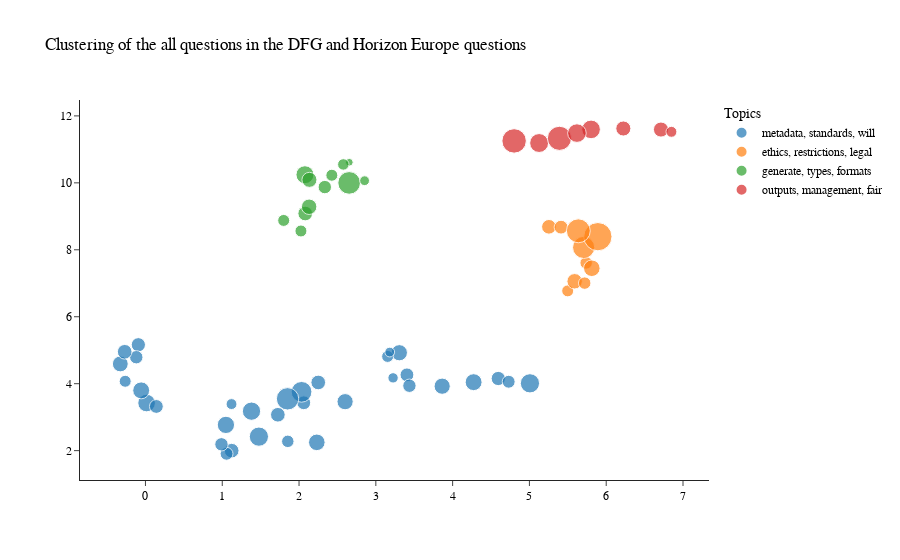

The notebook cell this image was saved under:
### Code cell
from sentence_transformers import SentenceTransformer
import pandas as pd
import umap
import hdbscan
import numpy as np
import plotly.express as px
from sklearn.cluster import KMeans
np.random.seed(11)
import umap.plot
# model = SentenceTransformer('distilbert-base-nli-mean-tokens')
s_words= ["not","who","long","are","also","there","use","especially","has","as","ended", "their","you","re","after",
           "for","research","any","existing","should","end", "shared","and", "with","other", "suitable","potential",
         "or","by","once","new","in", "all","subsequent","if", "how", "what", "is", "way" ,"being", 
          "they", "your", "of", "adequate","do", "does","within","arise","allow", "which"]
with open("DFG.txt") as f:
    dfg = f.read()
dfg_q1 = dfg.split("\n")
dfg_q1 = [q for q in dfg_q1 if q != "" and q != " "]
with open ("Horizon_Europe.txt") as f:
    h_e = f.read()
h_e_q = h_e.split("\n")
h_e_q = [q for q in h_e_q if q != "" and q != " "]

dfg_q = dfg_q1+h_e_q

# embedder = SentenceTransformer('allenai-specter')
embedder = SentenceTransformer('stsb-mpnet-base-v2')
embeddings = embedder.encode(dfg_q)



umap_embeddings = umap.UMAP(n_neighbors= 3, metric='cosine',random_state=42, min_dist =0.1 ).fit_transform(embeddings)

np.random.seed(11)
cluster = hdbscan.HDBSCAN(min_cluster_size=3,
                          metric='euclidean',min_samples=5,                      
                          cluster_selection_method='eom',prediction_data=True, approx_min_span_tree=False).fit(umap_embeddings)

# cluster_model = KMeans(n_clusters=5)
# cluster = cluster_model.fit(umap_embeddings)
# Prepare data
umap_data = umap_embeddings
result = pd.DataFrame(umap_data, columns=['x', 'y'])
result['labels'] = cluster.labels_
outliers = result.loc[result.labels == -1, :]
clustered = result.loc[result.labels >= -1, :]

docs_df = pd.DataFrame(dfg_q, columns=["Doc"])
docs_df['Topic'] = cluster.labels_
docs_df['Doc_ID'] = range(len(docs_df))
docs_per_topic = docs_df.groupby(['Topic'], as_index = False).agg({'Doc': ' '.join})

import numpy as np
from sklearn.feature_extraction.text import CountVectorizer

def c_tf_idf(documents, m, ngram_range=(1, 1)):
    count = CountVectorizer(ngram_range=ngram_range, stop_words=s_words).fit(documents)
    t = count.transform(documents).toarray()
    w = t.sum(axis=1)
    tf = np.divide(t.T, w)
    sum_t = t.sum(axis=0)
    idf = np.log(np.divide(m, sum_t)).reshape(-1, 1)
    tf_idf = np.multiply(tf, idf)

    return tf_idf, count
  
tf_idf, count = c_tf_idf(docs_per_topic.Doc.values, m=len(dfg_q))

def extract_top_n_words_per_topic(tf_idf, count, docs_per_topic, n=20):
    words = count.get_feature_names_out()
    labels = list(docs_per_topic.Topic)
    tf_idf_transposed = tf_idf.T
    indices = tf_idf_transposed.argsort()[:, -n:]
    top_n_words = {label: [(words[j], tf_idf_transposed[i][j]) for j in indices[i]][::-1] for i, label in enumerate(labels)}
    return top_n_words

def extract_topic_sizes(df):
    topic_sizes = (df.groupby(['Topic'])
                     .Doc
                     .count()
                     .reset_index()
                     .rename({"Topic": "Topic", "Doc": "Size"}, axis='columns')
                     .sort_values("Size", ascending=False))
    return topic_sizes

top_n_words = extract_top_n_words_per_topic(tf_idf, count, docs_per_topic, n=20)
topic_sizes = extract_topic_sizes(docs_df); 
topic_sizes.head(10)
word2 = list(map(lambda x: x[0:3],top_n_words.values()))

clustered["Question"] = dfg_q
clustered["Word Count"] =list(map(lambda x: len(x.split(" ")), dfg_q))
clustered["Topics"] = list(map(lambda x: word2[int(x)][0][0]+ ", " +  word2[int(x)][1][0]+", " +  word2[int(x)][2][0], clustered["labels"]))
clustered1 =clustered.sort_values(by=['labels'])


fig = px.scatter(clustered1 , x="x", y="y", color='Topics' ,size="Word Count",
template="simple_white",  title="Clustering of the all questions in the DFG and Horizon Europe questions" )
fig.update_layout(
    xaxis_title=" ",
    yaxis_title=" ",
    font=dict(
        family="helvetica",
        size=12,
        color="black"
    )
)
j=0
# for i,y in enumerate(clustered1["y"]):
# # j= j+1 if  clustered1["labels"][i] 
#     fig.add_annotation(x=clustered1["x"][i], y=y+i,
#                 text=dfg_q[i],
#                 showarrow=True,
#                 arrowhead=1)

fig.show()

### Figure 1 — Plotly figure (JSON) as saved in the notebook; plotly's stock layout.template omitted (floating-point values rounded to 4 significant figures)
{"data": [{"hovertemplate": "Topics=metadata, standards, will<br>x=%{x}<br>y=%{y}<br>Word Count=%{marker.size}<extra></extra>", "legendgroup": "metadata, standards, will", "marker": {"color": "#1F77B4", "size": [22, 18, 16, 9, 16, 18, 12, 17, 36, 22, 18, 14, 28, 10, 26, 16, 21, 31, 13, 31, 24, 15, 42, 8, 24, 15, 17, 25, 23, 15, 12, 18, 22, 14], "sizemode": "area", "sizeref": 0.1675, "symbol": "circle"}, "mode": "markers", "name": "metadata, standards, will", "orientation": "v", "showlegend": true, "type": "scatter", "x": [3.306, 1.724, 2.061, 3.225, 3.405, 2.25, 3.154, -0.09255, 2.033, 2.6, 1.123, 1.056, 1.381, 1.121, 0.0148, 0.142, -0.3276, 1.477, 1.854, 5.007, 4.273, 3.437, 1.85, 3.181, -0.05571, 0.9897, 4.595, 1.048, 2.232, -0.1194, -0.2639, -0.2705, 3.864, 4.73], "xaxis": "x", "y": [4.925, 3.072, 3.43, 4.175, 4.264, 4.037, 4.815, 5.163, 3.757, 3.463, 1.999, 1.906, 3.179, 3.391, 3.422, 3.32, 4.59, 2.418, 2.278, 4.011, 4.046, 3.938, 3.548, 4.945, 3.8, 2.189, 4.155, 2.769, 2.248, 4.791, 4.072, 4.953, 3.925, 4.058], "yaxis": "y"}, {"hovertemplate": "Topics=ethics, restrictions, legal<br>x=%{x}<br>y=%{y}<br>Word Count=%{marker.size}<extra></extra>", "legendgroup": "ethics, restrictions, legal", "marker": {"color": "#FF7F0E", "size": [12, 13, 18, 16, 23, 20, 41, 67, 13, 48], "sizemode": "area", "sizeref": 0.1675, "symbol": "circle"}, "mode": "markers", "name": "ethics, restrictions, legal", "orientation": "v", "showlegend": true, "type": "scatter", "x": [5.498, 5.739, 5.254, 5.412, 5.812, 5.589, 5.706, 5.891, 5.72, 5.637], "xaxis": "x", "y": [6.773, 7.608, 8.687, 8.676, 7.449, 7.059, 8.07, 8.392, 7.005, 8.567], "yaxis": "y"}, {"hovertemplate": "Topics=generate, types, formats<br>x=%{x}<br>y=%{y}<br>Word Count=%{marker.size}<extra></extra>", "legendgroup": "generate, types, formats", "marker": {"color": "#2CA02C", "size": [43, 5, 18, 20, 11, 12, 27, 12, 19, 15, 12, 8], "sizemode": "area", "sizeref": 0.1675, "symbol": "circle"}, "mode": "markers", "name": "generate, types, formats", "orientation": "v", "showlegend": true, "type": "scatter", "x": [2.653, 2.655, 2.081, 2.131, 2.577, 1.8, 2.077, 2.427, 2.135, 2.335, 2.025, 2.854], "xaxis": "x", "y": [9.998, 10.61, 9.083, 9.285, 10.55, 8.877, 10.24, 10.23, 10.09, 9.873, 8.562, 10.06], "yaxis": "y"}, {"hovertemplate": "Topics=outputs, management, fair<br>x=%{x}<br>y=%{y}<br>Word Count=%{marker.size}<extra></extra>", "legendgroup": "outputs, management, fair", "marker": {"color": "#D62728", "size": [19, 19, 30, 50, 49, 29, 29, 10], "sizemode": "area", "sizeref": 0.1675, "symbol": "circle"}, "mode": "markers", "name": "outputs, management, fair", "orientation": "v", "showlegend": true, "type": "scatter", "x": [6.713, 6.223, 5.126, 4.801, 5.391, 5.803, 5.619, 6.849], "xaxis": "x", "y": [11.59, 11.62, 11.19, 11.25, 11.33, 11.6, 11.49, 11.52], "yaxis": "y"}], "layout": {"font": {"color": "black", "family": "helvetica", "size": 12}, "legend": {"itemsizing": "constant", "title": {"text": "Topics"}, "tracegroupgap": 0}, "title": {"text": "Clustering of the all questions in the DFG and Horizon Europe questions"}, "xaxis": {"anchor": "y", "domain": [0, 1], "title": {"text": " "}}, "yaxis": {"anchor": "x", "domain": [0, 1], "title": {"text": " "}}}}
